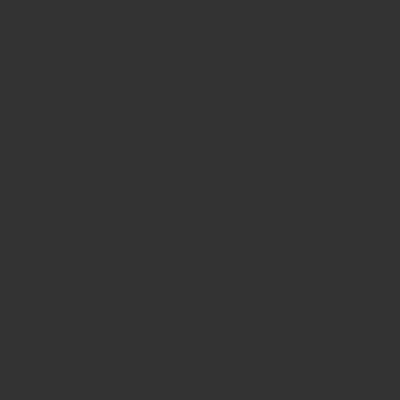
Frame 1 (no input)
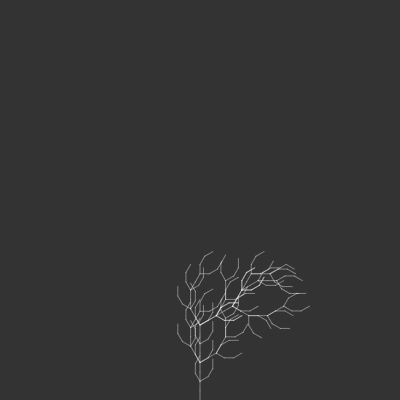
Frame 60 (no input)
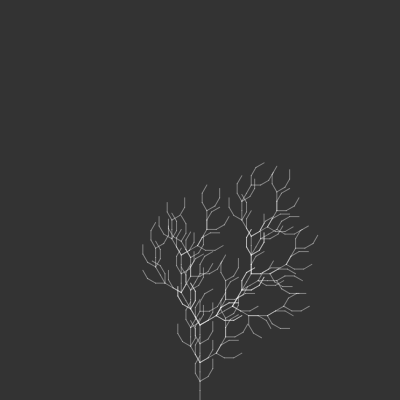
Frame 120 (the mouse pressed at the canvas centre since frame 60)

The p5.js sketch that drew these frames (run headless with seeded random() and noise() and a simulated clock; from frame 60 on, the mouse is pressed at the canvas centre):

// p5.js sketch
// ── sketch.js
let atom = "f";
let variables = ["f", "+", "-", "[", "]"];
let rules = {
  f: "ff+[+f-f-f]-[-f+f+f]",
};

let work = {
  f: (len) => {
    line(0, 0, 0, -len);
    translate(0, -len);
  },
  "+": () => {
    rotate(PI / 6);
  },
  "-": () => {
    rotate(-PI / 6);
  },
  "[": () => {
    push();
  },
  "]": () => {
    pop();
  },
};

let gen = atom;
let len = 150;
let t = 0;

function setup() {
  createCanvas(400, 400);
  background(51);

  for (let i = 0; i < 4; i++) {
    gen = generate(gen, rules);
  }
}

function draw() {
  translate(width / 2, height);
  background(51);
  stroke(255, 100);
  // strokeWeight(2);
  noFill();

  turtle(gen, len);
}

function generate(current, rules) {
  len *= 0.5;
  let next = "";
  for (let v of current) {
    next += rules[v] || v;
  }
  return next;
}

function turtle(gen, len) {
  for (let i = 0; i < t; i++) {
    work[gen[i]](len);
  }

  t += 10;
  if (t >= gen.length) {
    t = 0;
    noLoop();
  }
}

// ── style.css
html,
body {
  margin: 0;
  padding: 0;
}

body {
  display: flex;
  align-items: center;
  justify-content: center;
  height: 100vh;
  background-color: #232323;
}

canvas {
  display: block;
  border: 4px solid #fff4;
}
